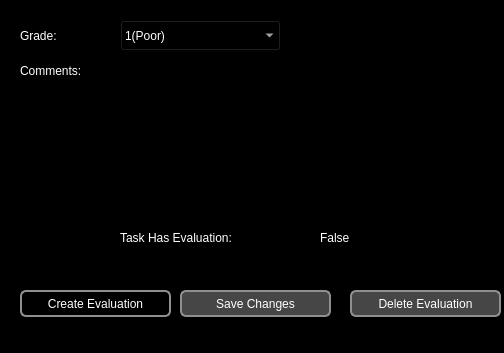
<?xml version="1.0" encoding="UTF-8"?>
<ui version="4.0">
 <class>EvaluationDialog</class>
 <widget class="QDialog" name="EvaluationDialog">
  <property name="geometry">
   <rect>
    <x>0</x>
    <y>0</y>
    <width>504</width>
    <height>353</height>
   </rect>
  </property>
  <property name="windowTitle">
   <string>Dialog</string>
  </property>
  <property name="styleSheet">
   <string notr="true">QWidget {
	
	background-color: rgb(0, 0, 0);
	font: 63 12pt &quot;URW Gothic L&quot;;
}


    QPushButton {
            color: rgb(0, 0, 0);
         border: 2px solid #8f8f91;
         border-radius: 6px;
         background-color:white;
         min-width: 80px;
     }
    QPushButton:disabled {
         
            background-color: rgb(70, 70, 70);
     }
</string>
  </property>
  <property name="modal">
   <bool>false</bool>
  </property>
  <widget class="QLabel" name="label">
   <property name="geometry">
    <rect>
     <x>20</x>
     <y>20</y>
     <width>61</width>
     <height>31</height>
    </rect>
   </property>
   <property name="palette">
    <palette>
     <active>
      <colorrole role="WindowText">
       <brush brushstyle="SolidPattern">
        <color alpha="255">
         <red>255</red>
         <green>255</green>
         <blue>255</blue>
        </color>
       </brush>
      </colorrole>
      <colorrole role="Button">
       <brush brushstyle="SolidPattern">
        <color alpha="255">
         <red>255</red>
         <green>255</green>
         <blue>255</blue>
        </color>
       </brush>
      </colorrole>
      <colorrole role="Text">
       <brush brushstyle="SolidPattern">
        <color alpha="255">
         <red>255</red>
         <green>255</green>
         <blue>255</blue>
        </color>
       </brush>
      </colorrole>
      <colorrole role="Base">
       <brush brushstyle="SolidPattern">
        <color alpha="255">
         <red>0</red>
         <green>0</green>
         <blue>0</blue>
        </color>
       </brush>
      </colorrole>
      <colorrole role="Window">
       <brush brushstyle="SolidPattern">
        <color alpha="255">
         <red>0</red>
         <green>0</green>
         <blue>0</blue>
        </color>
       </brush>
      </colorrole>
     </active>
     <inactive>
      <colorrole role="WindowText">
       <brush brushstyle="SolidPattern">
        <color alpha="255">
         <red>255</red>
         <green>255</green>
         <blue>255</blue>
        </color>
       </brush>
      </colorrole>
      <colorrole role="Button">
       <brush brushstyle="SolidPattern">
        <color alpha="255">
         <red>255</red>
         <green>255</green>
         <blue>255</blue>
        </color>
       </brush>
      </colorrole>
      <colorrole role="Text">
       <brush brushstyle="SolidPattern">
        <color alpha="255">
         <red>255</red>
         <green>255</green>
         <blue>255</blue>
        </color>
       </brush>
      </colorrole>
      <colorrole role="Base">
       <brush brushstyle="SolidPattern">
        <color alpha="255">
         <red>0</red>
         <green>0</green>
         <blue>0</blue>
        </color>
       </brush>
      </colorrole>
      <colorrole role="Window">
       <brush brushstyle="SolidPattern">
        <color alpha="255">
         <red>0</red>
         <green>0</green>
         <blue>0</blue>
        </color>
       </brush>
      </colorrole>
     </inactive>
     <disabled>
      <colorrole role="WindowText">
       <brush brushstyle="SolidPattern">
        <color alpha="255">
         <red>159</red>
         <green>158</green>
         <blue>158</blue>
        </color>
       </brush>
      </colorrole>
      <colorrole role="Button">
       <brush brushstyle="SolidPattern">
        <color alpha="255">
         <red>255</red>
         <green>255</green>
         <blue>255</blue>
        </color>
       </brush>
      </colorrole>
      <colorrole role="Text">
       <brush brushstyle="SolidPattern">
        <color alpha="255">
         <red>159</red>
         <green>158</green>
         <blue>158</blue>
        </color>
       </brush>
      </colorrole>
      <colorrole role="Base">
       <brush brushstyle="SolidPattern">
        <color alpha="255">
         <red>0</red>
         <green>0</green>
         <blue>0</blue>
        </color>
       </brush>
      </colorrole>
      <colorrole role="Window">
       <brush brushstyle="SolidPattern">
        <color alpha="255">
         <red>0</red>
         <green>0</green>
         <blue>0</blue>
        </color>
       </brush>
      </colorrole>
     </disabled>
    </palette>
   </property>
   <property name="text">
    <string>Grade:</string>
   </property>
  </widget>
  <widget class="QLabel" name="label_2">
   <property name="geometry">
    <rect>
     <x>20</x>
     <y>60</y>
     <width>91</width>
     <height>21</height>
    </rect>
   </property>
   <property name="palette">
    <palette>
     <active>
      <colorrole role="WindowText">
       <brush brushstyle="SolidPattern">
        <color alpha="255">
         <red>255</red>
         <green>255</green>
         <blue>255</blue>
        </color>
       </brush>
      </colorrole>
      <colorrole role="Button">
       <brush brushstyle="SolidPattern">
        <color alpha="255">
         <red>255</red>
         <green>255</green>
         <blue>255</blue>
        </color>
       </brush>
      </colorrole>
      <colorrole role="Text">
       <brush brushstyle="SolidPattern">
        <color alpha="255">
         <red>255</red>
         <green>255</green>
         <blue>255</blue>
        </color>
       </brush>
      </colorrole>
      <colorrole role="Base">
       <brush brushstyle="SolidPattern">
        <color alpha="255">
         <red>0</red>
         <green>0</green>
         <blue>0</blue>
        </color>
       </brush>
      </colorrole>
      <colorrole role="Window">
       <brush brushstyle="SolidPattern">
        <color alpha="255">
         <red>0</red>
         <green>0</green>
         <blue>0</blue>
        </color>
       </brush>
      </colorrole>
     </active>
     <inactive>
      <colorrole role="WindowText">
       <brush brushstyle="SolidPattern">
        <color alpha="255">
         <red>255</red>
         <green>255</green>
         <blue>255</blue>
        </color>
       </brush>
      </colorrole>
      <colorrole role="Button">
       <brush brushstyle="SolidPattern">
        <color alpha="255">
         <red>255</red>
         <green>255</green>
         <blue>255</blue>
        </color>
       </brush>
      </colorrole>
      <colorrole role="Text">
       <brush brushstyle="SolidPattern">
        <color alpha="255">
         <red>255</red>
         <green>255</green>
         <blue>255</blue>
        </color>
       </brush>
      </colorrole>
      <colorrole role="Base">
       <brush brushstyle="SolidPattern">
        <color alpha="255">
         <red>0</red>
         <green>0</green>
         <blue>0</blue>
        </color>
       </brush>
      </colorrole>
      <colorrole role="Window">
       <brush brushstyle="SolidPattern">
        <color alpha="255">
         <red>0</red>
         <green>0</green>
         <blue>0</blue>
        </color>
       </brush>
      </colorrole>
     </inactive>
     <disabled>
      <colorrole role="WindowText">
       <brush brushstyle="SolidPattern">
        <color alpha="255">
         <red>159</red>
         <green>158</green>
         <blue>158</blue>
        </color>
       </brush>
      </colorrole>
      <colorrole role="Button">
       <brush brushstyle="SolidPattern">
        <color alpha="255">
         <red>255</red>
         <green>255</green>
         <blue>255</blue>
        </color>
       </brush>
      </colorrole>
      <colorrole role="Text">
       <brush brushstyle="SolidPattern">
        <color alpha="255">
         <red>159</red>
         <green>158</green>
         <blue>158</blue>
        </color>
       </brush>
      </colorrole>
      <colorrole role="Base">
       <brush brushstyle="SolidPattern">
        <color alpha="255">
         <red>0</red>
         <green>0</green>
         <blue>0</blue>
        </color>
       </brush>
      </colorrole>
      <colorrole role="Window">
       <brush brushstyle="SolidPattern">
        <color alpha="255">
         <red>0</red>
         <green>0</green>
         <blue>0</blue>
        </color>
       </brush>
      </colorrole>
     </disabled>
    </palette>
   </property>
   <property name="text">
    <string>Comments:</string>
   </property>
  </widget>
  <widget class="QComboBox" name="gradeCombo">
   <property name="geometry">
    <rect>
     <x>120</x>
     <y>20</y>
     <width>161</width>
     <height>31</height>
    </rect>
   </property>
   <property name="palette">
    <palette>
     <active>
      <colorrole role="WindowText">
       <brush brushstyle="SolidPattern">
        <color alpha="255">
         <red>255</red>
         <green>255</green>
         <blue>255</blue>
        </color>
       </brush>
      </colorrole>
      <colorrole role="Button">
       <brush brushstyle="SolidPattern">
        <color alpha="255">
         <red>255</red>
         <green>255</green>
         <blue>255</blue>
        </color>
       </brush>
      </colorrole>
      <colorrole role="Text">
       <brush brushstyle="SolidPattern">
        <color alpha="255">
         <red>255</red>
         <green>255</green>
         <blue>255</blue>
        </color>
       </brush>
      </colorrole>
      <colorrole role="ButtonText">
       <brush brushstyle="SolidPattern">
        <color alpha="255">
         <red>255</red>
         <green>255</green>
         <blue>255</blue>
        </color>
       </brush>
      </colorrole>
      <colorrole role="Base">
       <brush brushstyle="SolidPattern">
        <color alpha="255">
         <red>0</red>
         <green>0</green>
         <blue>0</blue>
        </color>
       </brush>
      </colorrole>
      <colorrole role="Window">
       <brush brushstyle="SolidPattern">
        <color alpha="255">
         <red>0</red>
         <green>0</green>
         <blue>0</blue>
        </color>
       </brush>
      </colorrole>
     </active>
     <inactive>
      <colorrole role="WindowText">
       <brush brushstyle="SolidPattern">
        <color alpha="255">
         <red>255</red>
         <green>255</green>
         <blue>255</blue>
        </color>
       </brush>
      </colorrole>
      <colorrole role="Button">
       <brush brushstyle="SolidPattern">
        <color alpha="255">
         <red>255</red>
         <green>255</green>
         <blue>255</blue>
        </color>
       </brush>
      </colorrole>
      <colorrole role="Text">
       <brush brushstyle="SolidPattern">
        <color alpha="255">
         <red>255</red>
         <green>255</green>
         <blue>255</blue>
        </color>
       </brush>
      </colorrole>
      <colorrole role="ButtonText">
       <brush brushstyle="SolidPattern">
        <color alpha="255">
         <red>255</red>
         <green>255</green>
         <blue>255</blue>
        </color>
       </brush>
      </colorrole>
      <colorrole role="Base">
       <brush brushstyle="SolidPattern">
        <color alpha="255">
         <red>0</red>
         <green>0</green>
         <blue>0</blue>
        </color>
       </brush>
      </colorrole>
      <colorrole role="Window">
       <brush brushstyle="SolidPattern">
        <color alpha="255">
         <red>0</red>
         <green>0</green>
         <blue>0</blue>
        </color>
       </brush>
      </colorrole>
     </inactive>
     <disabled>
      <colorrole role="WindowText">
       <brush brushstyle="SolidPattern">
        <color alpha="255">
         <red>159</red>
         <green>158</green>
         <blue>158</blue>
        </color>
       </brush>
      </colorrole>
      <colorrole role="Button">
       <brush brushstyle="SolidPattern">
        <color alpha="255">
         <red>255</red>
         <green>255</green>
         <blue>255</blue>
        </color>
       </brush>
      </colorrole>
      <colorrole role="Text">
       <brush brushstyle="SolidPattern">
        <color alpha="255">
         <red>159</red>
         <green>158</green>
         <blue>158</blue>
        </color>
       </brush>
      </colorrole>
      <colorrole role="ButtonText">
       <brush brushstyle="SolidPattern">
        <color alpha="255">
         <red>159</red>
         <green>158</green>
         <blue>158</blue>
        </color>
       </brush>
      </colorrole>
      <colorrole role="Base">
       <brush brushstyle="SolidPattern">
        <color alpha="255">
         <red>0</red>
         <green>0</green>
         <blue>0</blue>
        </color>
       </brush>
      </colorrole>
      <colorrole role="Window">
       <brush brushstyle="SolidPattern">
        <color alpha="255">
         <red>0</red>
         <green>0</green>
         <blue>0</blue>
        </color>
       </brush>
      </colorrole>
     </disabled>
    </palette>
   </property>
   <item>
    <property name="text">
     <string>1(Poor)</string>
    </property>
   </item>
   <item>
    <property name="text">
     <string>2(Passable)</string>
    </property>
   </item>
   <item>
    <property name="text">
     <string>3(Good)</string>
    </property>
   </item>
   <item>
    <property name="text">
     <string>4(Very Good)</string>
    </property>
   </item>
   <item>
    <property name="text">
     <string>5(Excellent)</string>
    </property>
   </item>
  </widget>
  <widget class="QTextEdit" name="comments">
   <property name="geometry">
    <rect>
     <x>120</x>
     <y>60</y>
     <width>261</width>
     <height>161</height>
    </rect>
   </property>
   <property name="palette">
    <palette>
     <active>
      <colorrole role="WindowText">
       <brush brushstyle="SolidPattern">
        <color alpha="255">
         <red>255</red>
         <green>255</green>
         <blue>255</blue>
        </color>
       </brush>
      </colorrole>
      <colorrole role="Button">
       <brush brushstyle="SolidPattern">
        <color alpha="255">
         <red>255</red>
         <green>255</green>
         <blue>255</blue>
        </color>
       </brush>
      </colorrole>
      <colorrole role="Text">
       <brush brushstyle="SolidPattern">
        <color alpha="255">
         <red>255</red>
         <green>255</green>
         <blue>255</blue>
        </color>
       </brush>
      </colorrole>
      <colorrole role="Base">
       <brush brushstyle="SolidPattern">
        <color alpha="255">
         <red>0</red>
         <green>0</green>
         <blue>0</blue>
        </color>
       </brush>
      </colorrole>
      <colorrole role="Window">
       <brush brushstyle="SolidPattern">
        <color alpha="255">
         <red>0</red>
         <green>0</green>
         <blue>0</blue>
        </color>
       </brush>
      </colorrole>
     </active>
     <inactive>
      <colorrole role="WindowText">
       <brush brushstyle="SolidPattern">
        <color alpha="255">
         <red>255</red>
         <green>255</green>
         <blue>255</blue>
        </color>
       </brush>
      </colorrole>
      <colorrole role="Button">
       <brush brushstyle="SolidPattern">
        <color alpha="255">
         <red>255</red>
         <green>255</green>
         <blue>255</blue>
        </color>
       </brush>
      </colorrole>
      <colorrole role="Text">
       <brush brushstyle="SolidPattern">
        <color alpha="255">
         <red>255</red>
         <green>255</green>
         <blue>255</blue>
        </color>
       </brush>
      </colorrole>
      <colorrole role="Base">
       <brush brushstyle="SolidPattern">
        <color alpha="255">
         <red>0</red>
         <green>0</green>
         <blue>0</blue>
        </color>
       </brush>
      </colorrole>
      <colorrole role="Window">
       <brush brushstyle="SolidPattern">
        <color alpha="255">
         <red>0</red>
         <green>0</green>
         <blue>0</blue>
        </color>
       </brush>
      </colorrole>
     </inactive>
     <disabled>
      <colorrole role="WindowText">
       <brush brushstyle="SolidPattern">
        <color alpha="255">
         <red>159</red>
         <green>158</green>
         <blue>158</blue>
        </color>
       </brush>
      </colorrole>
      <colorrole role="Button">
       <brush brushstyle="SolidPattern">
        <color alpha="255">
         <red>255</red>
         <green>255</green>
         <blue>255</blue>
        </color>
       </brush>
      </colorrole>
      <colorrole role="Text">
       <brush brushstyle="SolidPattern">
        <color alpha="255">
         <red>159</red>
         <green>158</green>
         <blue>158</blue>
        </color>
       </brush>
      </colorrole>
      <colorrole role="Base">
       <brush brushstyle="SolidPattern">
        <color alpha="255">
         <red>0</red>
         <green>0</green>
         <blue>0</blue>
        </color>
       </brush>
      </colorrole>
      <colorrole role="Window">
       <brush brushstyle="SolidPattern">
        <color alpha="255">
         <red>0</red>
         <green>0</green>
         <blue>0</blue>
        </color>
       </brush>
      </colorrole>
     </disabled>
    </palette>
   </property>
  </widget>
  <widget class="QLabel" name="label_3">
   <property name="geometry">
    <rect>
     <x>120</x>
     <y>230</y>
     <width>171</width>
     <height>16</height>
    </rect>
   </property>
   <property name="palette">
    <palette>
     <active>
      <colorrole role="WindowText">
       <brush brushstyle="SolidPattern">
        <color alpha="255">
         <red>255</red>
         <green>255</green>
         <blue>255</blue>
        </color>
       </brush>
      </colorrole>
      <colorrole role="Button">
       <brush brushstyle="SolidPattern">
        <color alpha="255">
         <red>255</red>
         <green>255</green>
         <blue>255</blue>
        </color>
       </brush>
      </colorrole>
      <colorrole role="Text">
       <brush brushstyle="SolidPattern">
        <color alpha="255">
         <red>255</red>
         <green>255</green>
         <blue>255</blue>
        </color>
       </brush>
      </colorrole>
      <colorrole role="Base">
       <brush brushstyle="SolidPattern">
        <color alpha="255">
         <red>0</red>
         <green>0</green>
         <blue>0</blue>
        </color>
       </brush>
      </colorrole>
      <colorrole role="Window">
       <brush brushstyle="SolidPattern">
        <color alpha="255">
         <red>0</red>
         <green>0</green>
         <blue>0</blue>
        </color>
       </brush>
      </colorrole>
     </active>
     <inactive>
      <colorrole role="WindowText">
       <brush brushstyle="SolidPattern">
        <color alpha="255">
         <red>255</red>
         <green>255</green>
         <blue>255</blue>
        </color>
       </brush>
      </colorrole>
      <colorrole role="Button">
       <brush brushstyle="SolidPattern">
        <color alpha="255">
         <red>255</red>
         <green>255</green>
         <blue>255</blue>
        </color>
       </brush>
      </colorrole>
      <colorrole role="Text">
       <brush brushstyle="SolidPattern">
        <color alpha="255">
         <red>255</red>
         <green>255</green>
         <blue>255</blue>
        </color>
       </brush>
      </colorrole>
      <colorrole role="Base">
       <brush brushstyle="SolidPattern">
        <color alpha="255">
         <red>0</red>
         <green>0</green>
         <blue>0</blue>
        </color>
       </brush>
      </colorrole>
      <colorrole role="Window">
       <brush brushstyle="SolidPattern">
        <color alpha="255">
         <red>0</red>
         <green>0</green>
         <blue>0</blue>
        </color>
       </brush>
      </colorrole>
     </inactive>
     <disabled>
      <colorrole role="WindowText">
       <brush brushstyle="SolidPattern">
        <color alpha="255">
         <red>159</red>
         <green>158</green>
         <blue>158</blue>
        </color>
       </brush>
      </colorrole>
      <colorrole role="Button">
       <brush brushstyle="SolidPattern">
        <color alpha="255">
         <red>255</red>
         <green>255</green>
         <blue>255</blue>
        </color>
       </brush>
      </colorrole>
      <colorrole role="Text">
       <brush brushstyle="SolidPattern">
        <color alpha="255">
         <red>159</red>
         <green>158</green>
         <blue>158</blue>
        </color>
       </brush>
      </colorrole>
      <colorrole role="Base">
       <brush brushstyle="SolidPattern">
        <color alpha="255">
         <red>0</red>
         <green>0</green>
         <blue>0</blue>
        </color>
       </brush>
      </colorrole>
      <colorrole role="Window">
       <brush brushstyle="SolidPattern">
        <color alpha="255">
         <red>0</red>
         <green>0</green>
         <blue>0</blue>
        </color>
       </brush>
      </colorrole>
     </disabled>
    </palette>
   </property>
   <property name="text">
    <string>Task Has Evaluation:</string>
   </property>
  </widget>
  <widget class="QLabel" name="hasEvalTag">
   <property name="geometry">
    <rect>
     <x>320</x>
     <y>230</y>
     <width>60</width>
     <height>16</height>
    </rect>
   </property>
   <property name="palette">
    <palette>
     <active>
      <colorrole role="WindowText">
       <brush brushstyle="SolidPattern">
        <color alpha="255">
         <red>255</red>
         <green>255</green>
         <blue>255</blue>
        </color>
       </brush>
      </colorrole>
      <colorrole role="Button">
       <brush brushstyle="SolidPattern">
        <color alpha="255">
         <red>255</red>
         <green>255</green>
         <blue>255</blue>
        </color>
       </brush>
      </colorrole>
      <colorrole role="Text">
       <brush brushstyle="SolidPattern">
        <color alpha="255">
         <red>255</red>
         <green>255</green>
         <blue>255</blue>
        </color>
       </brush>
      </colorrole>
      <colorrole role="Base">
       <brush brushstyle="SolidPattern">
        <color alpha="255">
         <red>0</red>
         <green>0</green>
         <blue>0</blue>
        </color>
       </brush>
      </colorrole>
      <colorrole role="Window">
       <brush brushstyle="SolidPattern">
        <color alpha="255">
         <red>0</red>
         <green>0</green>
         <blue>0</blue>
        </color>
       </brush>
      </colorrole>
     </active>
     <inactive>
      <colorrole role="WindowText">
       <brush brushstyle="SolidPattern">
        <color alpha="255">
         <red>255</red>
         <green>255</green>
         <blue>255</blue>
        </color>
       </brush>
      </colorrole>
      <colorrole role="Button">
       <brush brushstyle="SolidPattern">
        <color alpha="255">
         <red>255</red>
         <green>255</green>
         <blue>255</blue>
        </color>
       </brush>
      </colorrole>
      <colorrole role="Text">
       <brush brushstyle="SolidPattern">
        <color alpha="255">
         <red>255</red>
         <green>255</green>
         <blue>255</blue>
        </color>
       </brush>
      </colorrole>
      <colorrole role="Base">
       <brush brushstyle="SolidPattern">
        <color alpha="255">
         <red>0</red>
         <green>0</green>
         <blue>0</blue>
        </color>
       </brush>
      </colorrole>
      <colorrole role="Window">
       <brush brushstyle="SolidPattern">
        <color alpha="255">
         <red>0</red>
         <green>0</green>
         <blue>0</blue>
        </color>
       </brush>
      </colorrole>
     </inactive>
     <disabled>
      <colorrole role="WindowText">
       <brush brushstyle="SolidPattern">
        <color alpha="255">
         <red>159</red>
         <green>158</green>
         <blue>158</blue>
        </color>
       </brush>
      </colorrole>
      <colorrole role="Button">
       <brush brushstyle="SolidPattern">
        <color alpha="255">
         <red>255</red>
         <green>255</green>
         <blue>255</blue>
        </color>
       </brush>
      </colorrole>
      <colorrole role="Text">
       <brush brushstyle="SolidPattern">
        <color alpha="255">
         <red>159</red>
         <green>158</green>
         <blue>158</blue>
        </color>
       </brush>
      </colorrole>
      <colorrole role="Base">
       <brush brushstyle="SolidPattern">
        <color alpha="255">
         <red>0</red>
         <green>0</green>
         <blue>0</blue>
        </color>
       </brush>
      </colorrole>
      <colorrole role="Window">
       <brush brushstyle="SolidPattern">
        <color alpha="255">
         <red>0</red>
         <green>0</green>
         <blue>0</blue>
        </color>
       </brush>
      </colorrole>
     </disabled>
    </palette>
   </property>
   <property name="text">
    <string>False</string>
   </property>
  </widget>
  <widget class="QPushButton" name="createEval">
   <property name="geometry">
    <rect>
     <x>20</x>
     <y>290</y>
     <width>151</width>
     <height>27</height>
    </rect>
   </property>
   <property name="styleSheet">
    <string notr="true">    QPushButton:disabled {
         
            background-color: rgb(70, 70, 70);
     }
	

    QPushButton {
            color: rgb(255, 255, 255);
         border: 2px solid #8f8f91;
         border-radius: 6px;
         background-color:black;
         min-width: 80px;
     }
    QPushButton:pressed {
         
            background-color: rgb(70, 70, 70);
     }

</string>
   </property>
   <property name="text">
    <string>Create Evaluation</string>
   </property>
  </widget>
  <widget class="QPushButton" name="deleteButton">
   <property name="enabled">
    <bool>false</bool>
   </property>
   <property name="geometry">
    <rect>
     <x>350</x>
     <y>290</y>
     <width>151</width>
     <height>27</height>
    </rect>
   </property>
   <property name="styleSheet">
    <string notr="true">    QPushButton:disabled {
         
            background-color: rgb(70, 70, 70);
     }
	

    QPushButton {
            color: rgb(255, 255, 255);
         border: 2px solid #8f8f91;
         border-radius: 6px;
         background-color:black;
         min-width: 80px;
     }
    QPushButton:pressed {
         
            background-color: rgb(70, 70, 70);
     }

</string>
   </property>
   <property name="text">
    <string>Delete Evaluation</string>
   </property>
  </widget>
  <widget class="QPushButton" name="saveChangesButton">
   <property name="enabled">
    <bool>false</bool>
   </property>
   <property name="geometry">
    <rect>
     <x>180</x>
     <y>290</y>
     <width>151</width>
     <height>27</height>
    </rect>
   </property>
   <property name="styleSheet">
    <string notr="true">    QPushButton:disabled {
         
            background-color: rgb(70, 70, 70);
     }
	

    QPushButton {
            color: rgb(255, 255, 255);
         border: 2px solid #8f8f91;
         border-radius: 6px;
         background-color:black;
         min-width: 80px;
     }
    QPushButton:pressed {
         
            background-color: rgb(70, 70, 70);
     }

</string>
   </property>
   <property name="text">
    <string>Save Changes</string>
   </property>
  </widget>
 </widget>
 <resources/>
 <connections/>
</ui>
